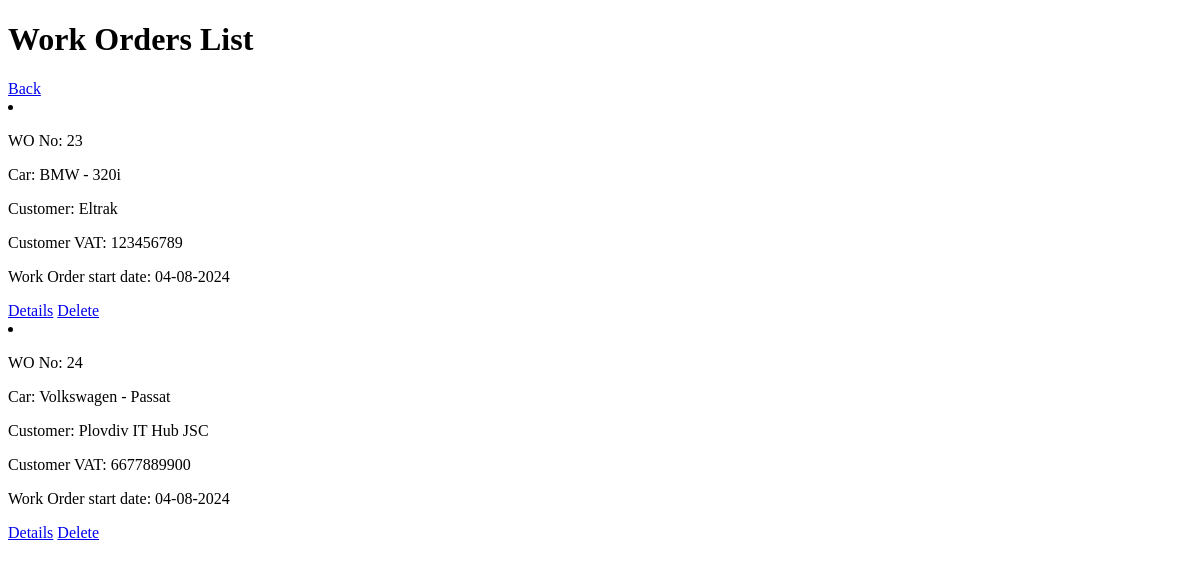
The page /work-orders/work_order_list/ on the database as committed earlier.
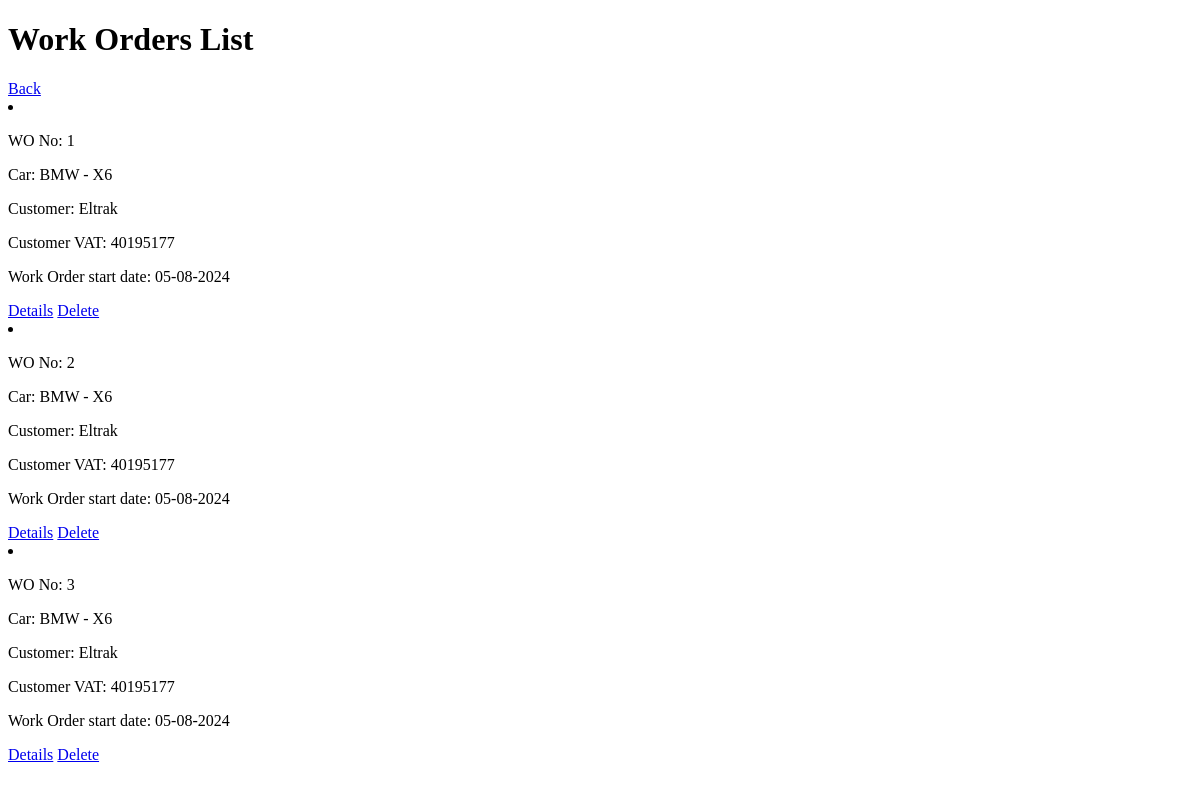
The same page on the database as committed later.
### work_orders/models.py (models this page shows, shortened)
class WorkOrder(models.Model):
    customer = models.ForeignKey(Customer, on_delete=models.CASCADE)
    car = models.ForeignKey(Car, on_delete=models.CASCADE)
    payment = models.CharField(max_length=30, blank=True, choices=[('Credit', "Credit"), ("Cash", "Cash")])
    created_at = models.DateTimeField(auto_now_add=True)
    is_active = models.BooleanField(default=True)
    invoiced = models.BooleanField(default=False)
    is_deleted = models.BooleanField(default=False)
    deleted_at = models.DateTimeField(blank=True, null=True)
    objects = ActiveManager()
    all_objects = models.Manager()

### data/models.py (models this page shows)
class Car(models.Model):
    COLOR_CHOICES = [
        ("Black", "Black"),
        ("White", "White"),
        ("Gray", "Gray"),
        ("Silver", "Silver"),
        ("Red", "Red"),
        ("Blue", "Blue"),
        ("Brown", "Brown"),
        ("Green", "Green"),
        ("Yellow", "Yellow"),
        ("Other", "Other"),
    ]
    ENGINE_CHOICES = [
        ("Diesel", "Diesel"),
        ("Gasoline", "Gasoline"),
        ("Gas", "Gas"),
        ("Hybrid", "Hybrid")
    ]
    make = models.CharField(max_length=55)
    model = models.CharField(max_length=55)
    color = models.CharField(max_length=55, blank=True, choices=COLOR_CHOICES)
    engine = models.CharField(max_length=55, blank=True, choices=ENGINE_CHOICES)
    date_built = models.DateField(blank=True, null=True)
    vin_number = models.CharField(max_length=55, blank=True)
    customer = models.ForeignKey(Customer, related_name='car', on_delete=models.CASCADE)
    def __str__(self):
        return f"{self.make} - {self.model}"

class Customer(models.Model):
    COUNTRY_CHOICES = [
        ("Bulgaria", "Bulgaria"),
        ("Albania", "Albania"),
        ("Bosnia and Herzegovina", "Bosnia and Herzegovina"),
        ("Greece", "Greece"),
        ("Kosovo", "Kosovo"),
        ("North Macedonia", "North Macedonia"),
        ("Montenegro", "Montenegro"),
        ("Romania", "Romania"),
        ("Serbia", "Serbia"),
        ("Turkey", "Turkey"),
        ("Croatia", "Croatia"),
        ("Slovenia", "Slovenia")
    ]
    PAYMENT_CHOICES = [("cash", "Cash"),
                       ("credit", "Credit")]
    PAYMENT_TERMS_CHOICES = [('COD', 'Cash on Delivery'), ('CIA', 'Cash in Advance'), ('Net_15', '15 days'),
                             ('Net_30', '30 days')]
    name = models.CharField(max_length=100)
    vat = models.IntegerField(validators=[vat_number_validator])
    country = models.CharField(max_length=100, choices=COUNTRY_CHOICES)
    city = models.CharField(max_length=100, blank=True)
    address = models.CharField(max_length=100, blank=True)
    is_active = models.BooleanField(default=True)
    credit_limit = models.DecimalField(max_digits=10, decimal_places=0, blank=True, null=True,
                                       validators=[credit_limit_validator])
    payment_terms = models.CharField(max_length=30, choices=PAYMENT_TERMS_CHOICES)
    description = models.TextField(blank=True)
    def __str__(self):
        return self.name

### work_orders/views.py (the view)
# urls.py: urlpatterns = [path('work_order_list/', WorkOrderListView.as_view(), name="work_order_list"),
class WorkOrderListView(ListView):
    model = WorkOrder
    template_name = 'work_orders/work-order-list.html'
    context_object_name = "work_orders"
    def get_queryset(self):
        return WorkOrder.objects.all()

### work_orders/models.py (called while the page is built)
    def get_queryset(self):
        return super().get_queryset().filter(is_deleted=False)

### work_orders/templates/work_orders/work-order-list.html (shortened to what this page needs)
<!DOCTYPE html>
<html lang="en">
<head>
</head>
<body>
<h1>Work Orders List</h1>
<a href="{% url 'home' %}">Back</a>
{% for work_order in work_orders %}
    {% if work_order.is_active %}
        <li>
            <p>WO No: {{ work_order.pk }}</p>
            <p>Car: {{ work_order.car }}</p>
            <p>Customer: {{ work_order.customer }}</p>
            <p>Customer VAT: {{ work_order.customer.vat }}</p>
            <p>Work Order start date: {{ work_order.created_at|date:"d-m-Y" }}</p>
            <a href="{% url 'work_orders:workorder_detail' work_order.pk %}">Details</a>
            <a href="{% url 'work_orders:workorder_delete' work_order.pk %}">Delete</a>
        </li>
    {% endif %}
{% endfor %}
</body>
</html>

Rows that differ between the two databases and show on the page:
removed WorkOrder: pk "23", car "BMW - 320i", customer "Eltrak", customer.vat "123456789", created_at "04-08-2024"
removed WorkOrder: pk "24", car "Volkswagen - Passat", customer "Plovdiv IT Hub JSC", customer.vat "6677889900", created_at "04-08-2024"
added WorkOrder: pk "1", car "BMW - X6", customer "Eltrak", customer.vat "40195177", created_at "05-08-2024"
added WorkOrder: pk "2", car "BMW - X6", customer "Eltrak", customer.vat "40195177", created_at "05-08-2024"
added WorkOrder: pk "3", car "BMW - X6", customer "Eltrak", customer.vat "40195177", created_at "05-08-2024"
